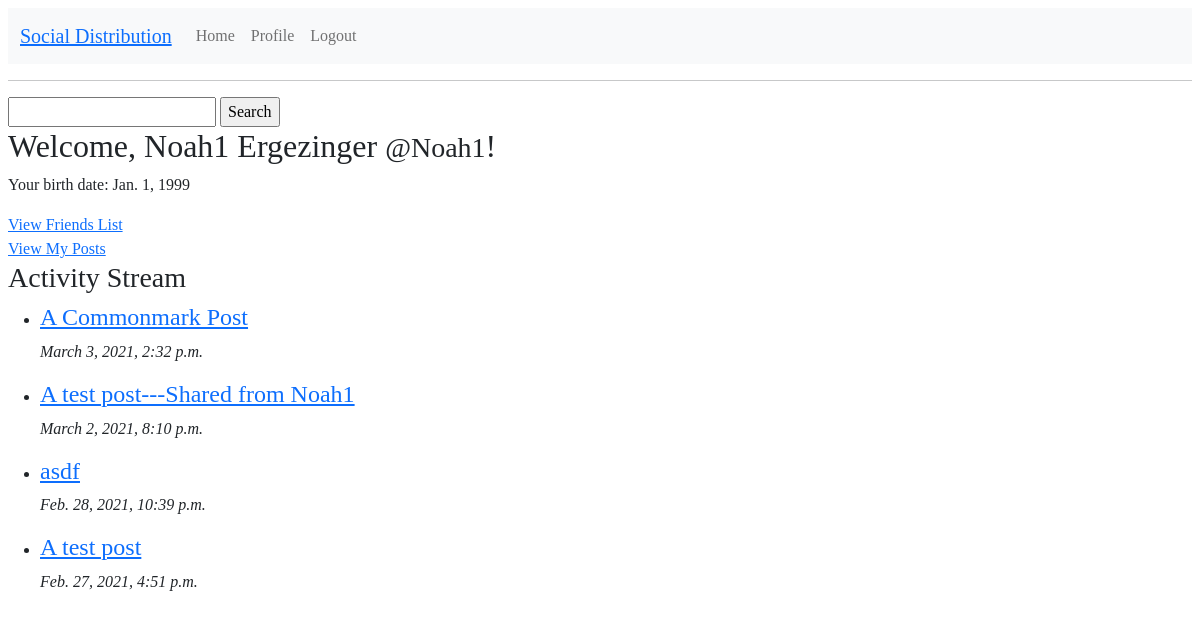
The page / (signed in) on the database its author committed.
### Profile/models.py (models this page shows, shortened)
class Profile(models.Model):
    user = models.OneToOneField(User, on_delete=models.CASCADE, related_name='profile')
    bio = models.TextField(max_length=500, blank=True)
    location = models.CharField(max_length=30, blank=True)
    birth_date = models.DateField(null=True, blank=True)
    friends = models.ManyToManyField('self')
    following = models.ManyToManyField('self', symmetrical=False)

class Post(models.Model):
    title = models.CharField(max_length=200)
    url = models.CharField(max_length=200, blank=True)
    source = models.CharField(max_length=200, blank=True)
    origin = models.CharField(max_length=200, blank=True)
    description = models.TextField(blank=True)
    class ContentType(models.TextChoices):
        MARKDOWN = 'text/markdown' # common mark
        PLAIN = 'text/plain' # UTF-8
        BASE64 = 'application/base64'
        PNG = 'image/png;base64' # embedded png
        JPEG = 'image/jpeg;base64' # embedded jpeg
    content_type = models.CharField(
        max_length=40,
        choices = ContentType.choices,
        default=ContentType.PLAIN
    )
    content = models.TextField(blank=True)
    author = models.ForeignKey(Profile, on_delete=models.CASCADE, null=True, related_name="posts")
    categories = models.ManyToManyField('PostCategory', blank=True)
    comments_count = models.IntegerField(default=0)
    comments_page_size = models.IntegerField(default=50)
    comments_first_page = models.CharField(max_length=200, null=True) # URL to first page of comments for this post
    comments = models.ManyToManyField('Comment', blank=True)
    timestamp = models.DateTimeField(default=timezone.now)
    class Visibility(models.TextChoices):
        PUBLIC = 'PUBLIC'
        FRIENDS = 'FRIENDS'
    visibility = models.CharField(
        max_length=10,
        choices=Visibility.choices,
        default=Visibility.PUBLIC
    )
    unlisted = models.BooleanField(default=False) # used for images so that they don't show up in timelines

### Profile/views.py (the view)
# urls.py: url(r'^$', Profile_views.home, name='home'), #homepage
@login_required(login_url='/login/')
def home(request):
	public_posts = Post.objects.filter(visibility='PUBLIC', unlisted=False).order_by('-timestamp')
	self_posts = Post.objects.filter(author=request.user.profile, unlisted=False).order_by('-timestamp')
	friends = Profile.objects.get(user__username=request.user.username).friends.all()
	friends_posts = Post.objects.filter(visibility='FRIENDS', unlisted=False).filter(author__in=friends).order_by('-timestamp')
	posts = public_posts | self_posts | friends_posts
	return render(request, 'profile/home.html', {'posts': posts})

### Profile/templates/profile/home.html (shortened to what this page needs)
{% extends 'base.html' %}
{% block content %}
  <form action="/search" method="POST">
      <input type="text" name="query" id="query" required>
      <input type="submit" value="Search">
  </form>
  <h2>Welcome, {{ user.get_full_name }} <small>@{{ user.username }}</small>!</h2>
  <p>Your birth date: {{ user.profile.birth_date }}</p>
  <a href="/friends">View Friends List</a></br>
  <a href="/author/{{ user.profile.id }}/posts">View My Posts</a>
   <h3> Activity Stream </h3>
  <ul>
  {% for post in posts %}
  	<li>
        <h4><a href="/author/{{post.author.id}}/posts/{{post.id}}">{{post.title}}</a></h4>
        <p><i>{{post.timestamp}}</i></p>
  	</li>
  {% endfor %}
  </ul>
{% endblock %}

### Profile/static/profile/base.css (style rules this page uses)
body { display: block; margin: 8px; font-family: "Georgia"; }

### rows shown on the page
Post: title "A Commonmark Post", timestamp "March 3, 2021, 2:32 p.m."
Post: title "A test post---Shared from Noah1", timestamp "March 2, 2021, 8:10 p.m."
Post: title "asdf", timestamp "Feb. 28, 2021, 10:39 p.m."
Post: title "A test post", timestamp "Feb. 27, 2021, 4:51 p.m."

### other values the page prints
{{ user.get_full_name }} "Noah1 Ergezinger"
{{ user.username }} "Noah1"
{{ user.profile.birth_date }} "Jan. 1, 1999"
